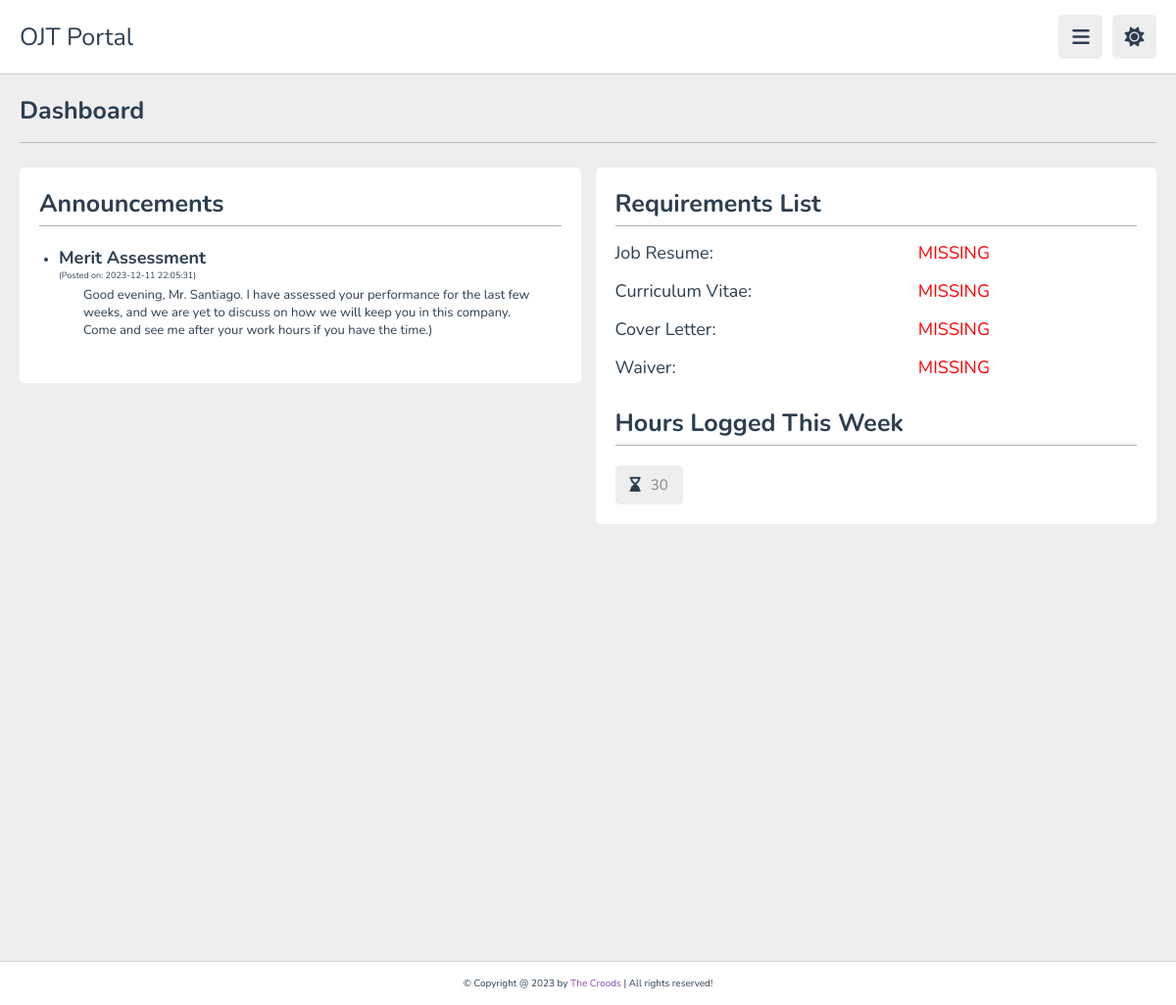
Page /student/index.php (signed in) on the earlier database version.
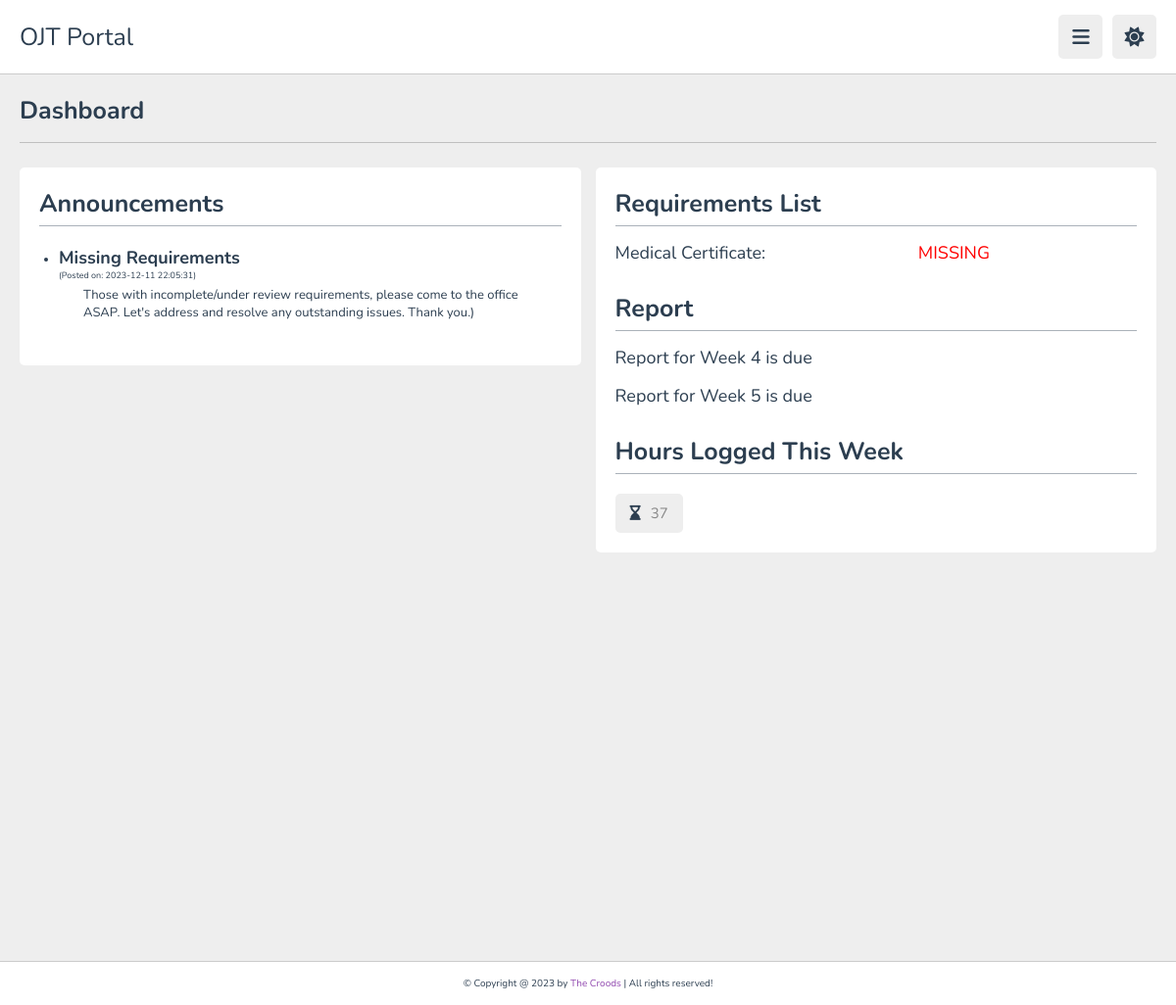
Same page on the later database version.
### tables this page shows
CREATE TABLE IF NOT EXISTS `announcements` (
  `announcementId` int NOT NULL AUTO_INCREMENT,
  `teacherId` int NOT NULL,
  `title` varchar(255) NOT NULL,
  `message` text NOT NULL,
  `datePosted` datetime NOT NULL DEFAULT CURRENT_TIMESTAMP,
  PRIMARY KEY (`announcementId`),
  KEY `announcements_advisorId` (`teacherId`)
);

CREATE TABLE IF NOT EXISTS `status` (
  `code` tinyint(1) NOT NULL,
  `status` varchar(15) NOT NULL,
  PRIMARY KEY (`code`)
);

CREATE TABLE IF NOT EXISTS `reports` (
  `reportId` int NOT NULL AUTO_INCREMENT,
  `studentId` int NOT NULL,
  `weekNum` int NOT NULL,
  `hoursWorked` int NOT NULL,
  `demerit` int DEFAULT NULL,
  `reportFile` varchar(255) NOT NULL,
  `submittedAt` timestamp NOT NULL DEFAULT CURRENT_TIMESTAMP,
  `comment` text NOT NULL,
  `status` tinyint(1) NOT NULL DEFAULT '0',
  PRIMARY KEY (`reportId`),
  KEY `userId_reports` (`studentId`),
  KEY `report_status` (`status`)
);

### student/index.php (the view, shortened to what this page needs)
<?php
   require("../database/database.php");
   $currentWeekNum = 1;
   $userId = $_SESSION['userID'];
    $hoursQuery = $db->prepare("SELECT hoursWorked FROM reports WHERE studentId =
    (SELECT studentId FROM student WHERE userId = ?) AND weekNum = ?");
    $hoursQuery->bind_param("ii", $userId, $currentWeekNum);
    $hoursQuery->execute();
    $hoursResult = $hoursQuery->get_result();
    if ($hoursResult->num_rows > 0) {
        $hoursRow = $hoursResult->fetch_assoc();
        $hoursWorked = $hoursRow['hoursWorked'];
    } else {
        $hoursWorked = "No data found";
    }
   $announcementsQuery = $db->prepare("SELECT a.title, a.message, a.datePosted
   FROM announcements AS a
   JOIN teacher AS tea ON a.teacherId = tea.teacherId
   JOIN internship AS i ON tea.teacherId = i.teacherId
   JOIN student AS s ON i.studentId = s.studentId
   WHERE s.userId = ?
   ORDER BY a.datePosted DESC
   ");
   $announcementsQuery->bind_param("i", $userId);
   $announcementsQuery->execute();
   $announcementsResult = $announcementsQuery->get_result();
   $jobResumeStatusQuery = $db->prepare("SELECT s.status
      FROM requirements AS r
      JOIN status AS s ON r.jobResume = s.code
      WHERE r.studentId = (SELECT studentId FROM student WHERE userId = ?)");
   $jobResumeStatusQuery->bind_param("i", $userId);
   $jobResumeStatusQuery->execute();
   $jobResumeStatusResult = $jobResumeStatusQuery->get_result();
   if ($jobResumeStatusResult->num_rows > 0) {
      $jobResumeStatusRow = $jobResumeStatusResult->fetch_assoc();
      $jobResumeStatus = $jobResumeStatusRow['status'];
   } else {
      $jobResumeStatus = "No data found";
   }
   $curriVitaeStatusQuery = $db->prepare("SELECT s.status
      FROM requirements AS r
      JOIN status AS s ON r.curriVitae = s.code
      WHERE r.studentId = (SELECT studentId FROM student WHERE userId = ?)");
   $curriVitaeStatusQuery->bind_param("i", $userId);
   $curriVitaeStatusQuery->execute();
   $curriVitaeStatusResult = $curriVitaeStatusQuery->get_result();
   if ($curriVitaeStatusResult->num_rows > 0) {
      $curriVitaeStatusRow = $curriVitaeStatusResult->fetch_assoc();
      $curriVitaeStatus = $curriVitaeStatusRow['status'];
   } else {
      $curriVitaeStatus = "No data found";
   }
   $coverLetterStatusQuery = $db->prepare("SELECT s.status
    FROM requirements AS r
    JOIN status AS s ON r.coverLetter = s.code
    WHERE r.studentId = (SELECT studentId FROM student WHERE userId = ?)");
   $coverLetterStatusQuery->bind_param("i", $userId);
   $coverLetterStatusQuery->execute();
   $coverLetterStatusResult = $coverLetterStatusQuery->get_result();
   if ($coverLetterStatusResult->num_rows > 0) {
      $coverLetterStatusRow = $coverLetterStatusResult->fetch_assoc();
      $coverLetterStatus = $coverLetterStatusRow['status'];
   } else {
      $coverLetterStatus = "No data found";
   }
   $moaStatusQuery = $db->prepare("SELECT s.status
   FROM requirements AS r
   JOIN status AS s ON r.moa = s.code
   WHERE r.studentId = (SELECT studentId FROM student WHERE userId = ?)");
   $moaStatusQuery->bind_param("i", $userId);
   $moaStatusQuery->execute();
   $moaStatusResult = $moaStatusQuery->get_result();
   if ($moaStatusResult->num_rows > 0) {
      $moaStatusRow = $moaStatusResult->fetch_assoc();
      $moaStatus = $moaStatusRow['status'];
   } else {
      $moaStatus = "No data found";
   }
   $medCertStatusQuery = $db->prepare("SELECT s.status
    FROM requirements AS r
    JOIN status AS s ON r.medCert = s.code
    WHERE r.studentId = (SELECT studentId FROM student WHERE userId = ?)");
   $medCertStatusQuery->bind_param("i", $userId);
   $medCertStatusQuery->execute();
   $medCertStatusResult = $medCertStatusQuery->get_result();
   if ($medCertStatusResult->num_rows > 0) {
      $medCertStatusRow = $medCertStatusResult->fetch_assoc();
      $medCertStatus = $medCertStatusRow['status'];
   } else {
      $medCertStatus = "No data found";
   }
   $waiverStatusQuery = $db->prepare("SELECT s.status
    FROM requirements AS r
    JOIN status AS s ON r.waiver = s.code
    WHERE r.studentId = (SELECT studentId FROM student WHERE userId = ?)");
   $waiverStatusQuery->bind_param("i", $userId);
   $waiverStatusQuery->execute();
   $waiverStatusResult = $waiverStatusQuery->get_result();
   if ($waiverStatusResult->num_rows > 0) {
      $waiverStatusRow = $waiverStatusResult->fetch_assoc();
      $waiverStatus = $waiverStatusRow['status'];
   } else {
      $waiverStatus = "No data found";
   }
   $allApprovedOrReviewing = true;
   $requirements = [
        'jobResume' => $jobResumeStatus,
        'curriVitae' => $curriVitaeStatus,
        'coverLetter' => $coverLetterStatus,
        'moa' => $moaStatus,
        'medCert' => $medCertStatus,
        'waiver' => $waiverStatus
    ];
    foreach ($requirements as $status) {
        if ($status !== 'APPROVED' && $status !== 'REVIEWING') {
            $allApprovedOrReviewing = false;
            break;
        }
    }
   $internshipQuery = $db->prepare("SELECT dateStarted FROM internship WHERE studentId = (SELECT studentId FROM student WHERE userId = ?)");
   $internshipQuery->bind_param("i", $userId);
   $internshipQuery->execute();
   $internshipResult = $internshipQuery->get_result();
   if ($internshipResult->num_rows > 0) {
       $internshipRow = $internshipResult->fetch_assoc();
      $currentDate = new DateTime();
      $dateStarted = new DateTime($internshipRow['dateStarted']);
      $interval = $dateStarted->diff($currentDate);
      $totalWeeksSinceStart = floor($interval->days / 7) + 1;
      $dueReports = [];
      for ($week = 1; $week <= $totalWeeksSinceStart; $week++) {
         $reportCheckQuery = $db->prepare("SELECT reportId FROM reports WHERE studentId = (SELECT studentId FROM student WHERE userId = ?) AND weekNum = ?");
         $reportCheckQuery->bind_param("ii", $userId, $week);
         $reportCheckQuery->execute();
         $reportCheckResult = $reportCheckQuery->get_result();
         if ($reportCheckResult->num_rows === 0) {
               $dueReports[] = $week;
         }
      }
   }
?>
<!DOCTYPE html>
<html lang="en">
<head>
   <link rel="stylesheet" href="https://cdnjs.cloudflare.com/ajax/libs/font-awesome/6.1.2/css/all.min.css">
   <link rel="stylesheet" href="../public/css/style.css">
</head>
<body>
<header class="header">
   <section class="flex">
      <a href="index.php" class="logo">OJT Portal</a>
      <div class="icons">
         <div id="menu-btn" class="fas fa-bars"></div>
         <div id="toggle-btn" class="fas fa-sun"></div>
      </div>
   </section>
</header>
<section class="home-grid">
   <h1 class="heading">Dashboard</h1>
   <div class="box-container">
      <div class="rectangle">
         <h3 class="title">Announcements</h3>
         <hr class="hrule">
         <?php
         if ($announcementsResult->num_rows > 0) {
            echo "<div class='box'><ul>";
            while($row = $announcementsResult->fetch_assoc()) {
               echo "<li><strong class='requirements'>" . htmlspecialchars($row['title']) . "</strong> <p>(Posted on: " . htmlspecialchars($row['datePosted']) . ")</p>" . " <p id='message'>" . htmlspecialchars($row['message']) . ")</p></li>";
            }
            echo "</ul></div>";
         } else {
            echo "<div class='box'><p class='requirements'>No announcements found.</p></div>";
         }
         ?>
      </div>
      <div class="box">
      <?php if (!$allApprovedOrReviewing): ?>
         <h3 class="title">Requirements List</h3>
         <hr class="hrule">
         <?php if ($requirements['jobResume'] !== 'APPROVED' && $requirements['jobResume'] !== 'REVIEWING'): ?>
            <p class="requirements">Job Resume: <span class="reqspan"> <?php echo $requirements['jobResume'] ?></span></p>
         <?php endif; ?>
         <?php if ($requirements['curriVitae'] !== 'APPROVED' && $requirements['curriVitae'] !== 'REVIEWING'): ?>
            <p class="requirements">Curriculum Vitae: <span class="reqspan"> <?php echo $requirements['curriVitae'] ?> </span></p>
         <?php endif; ?>
         <?php if ($requirements['coverLetter'] !== 'APPROVED' && $requirements['coverLetter'] !== 'REVIEWING'): ?>
            <p class="requirements">Cover Letter: <span class="reqspan"> <?php echo $requirements['coverLetter'] ?> </span></p>
         <?php endif; ?>
         <?php if ($requirements['medCert'] !== 'APPROVED' && $requirements['medCert'] !== 'REVIEWING'): ?>
            <p class="requirements">Medical Certificate: <span class="reqspan"> <?php echo $requirements['medCert'] ?> </span></p>
         <?php endif; ?>
         <?php if ($requirements['waiver'] !== 'APPROVED' && $requirements['waiver'] !== 'REVIEWING'): ?>
            <p class="requirements">Waiver: <span class="reqspan"> <?php echo $requirements['waiver'] ?> </span></p>
         <?php endif; ?>
      <?php endif; ?>
         <?php if (!empty($dueReports)): ?>
         <br>
         <br>
         <h3 class="title">Report</h3>
         <hr class="hrule">
            <?php foreach ($dueReports as $dueWeek): ?>
               <p class="requirements"><span>Report for Week <?php echo $dueWeek; ?> is due</span></p>
            <?php endforeach; ?>
         <?php endif; ?>
         <br>
         <br>
         <h3 class="title">Hours Logged This Week</h3>
         <hr class="hrule">
         <div class="flex">
         <a href="#"><i class="fa-solid fa-hourglass-end"></i><span><?php echo $hoursWorked; ?></span></a>
         </div>
      </div>
   </div>
</section>
<footer class="footer">
   &copy; Copyright @ 2023 by <span>The Croods</span> | All rights reserved!
</footer>
</body>
</html>

### public/css/style.css (style rules this page uses)
:root { --main-color:#8e44ad; --red:#e74c3c; --orange:#f39c12; --light-color:#888; --light-bg:#eee; --black:#2c3e50; --white:#fff; --border:.1rem solid rgba(0,0,0,.2); }
* { font-family: 'Nunito', sans-serif; margin:0; padding:0; box-sizing: border-box; outline: none; border:none; text-decoration: none; }
html { font-size: 62.5%; overflow-x: hidden; }
body { background-color: var(--light-bg); padding-left: 30rem; }
section { padding:2rem; margin: 0 auto; max-width: 1200px; }
.heading { font-size: 2.5rem; color:var(--black); margin-bottom: 2.5rem; border-bottom: var(--border); padding-bottom: 1.5rem; text-transform: capitalize; }
.header { position: sticky; top:0; left:0; right: 0; background-color: var(--white); z-index: 1000; border-bottom: var(--border); }
.header .flex { display: flex; align-items: center; justify-content: space-between; position: relative; padding: 1.5rem 2rem; }
.header .flex .logo { font-size: 2.5rem; color: var(--black); }
.header .flex .icons div { font-size: 2rem; color:var(--black); background-color: var(--light-bg); border-radius: .5rem; height: 4.5rem; width: 4.5rem; line-height: 4.5rem; cursor: pointer; text-align: center; margin-left: .7rem; }
.home-grid .box-container { display: grid; grid-template-columns: repeat(auto-fit, minmax(30rem, 1fr)); gap: 1.5rem; justify-content: center; align-items: flex-start; }
.home-grid .box-container .box { background-color: var(--white); border-radius: .5rem; padding:2rem; }
.home-grid .box-container .box .title { font-size: 2.5rem; color: var(--black); text-transform: capitalize; }
.home-grid .box-container .box .flex { display: flex; flex-wrap: wrap; gap: 1.5rem; margin-top: 2rem; }
.home-grid .box-container .rectangle { background-color: var(--white); border-radius: .5rem; padding: 2rem; width: 60rem; height: 46; max-width: 100%; }
.home-grid .box-container .rectangle .title { font-size: 2.5rem; color: var(--black); text-transform: capitalize; }
.home-grid .box-container .flex a { background-color: var(--light-bg); border-radius: .5rem; padding: 1rem 1.5rem; font-size: 1.5rem; }
.home-grid .box-container .flex a i { margin-right: 1rem; color:var(--black); }
.home-grid .box-container .flex a span { color:var(--light-color); }
.home-grid .box-container .requirements { color:var(--black); font-size: large; margin-top: 1.5rem; }
.home-grid .box-container .rectangle .box li { color:var(--black); font-size: small; }
.home-grid .box-container .rectangle .box p { color:var(--black); font-size: xx-small; margin-bottom: 5px; }
.hrule { background-color: var(--black); height: 1px; opacity: 40%; margin-top: 5px; }
#message { color:var(--black); font-size: small; margin-left: 25px; }
a { text-decoration: none; color: var(--orange); }
.reqspan { float: right; width: 100px; text-align: right; margin-right: 150px; color: red; }
.footer { background-color: var(--white); border-top: var(--border); position: fixed; bottom: 0; left: 0; right: 0; text-align: center; font-size: 1rem; padding:1.5rem 1rem; color:var(--black); margin-top: 1rem; z-index: 1000; }
.footer span { color:var(--main-color); }
section.home-grid { min-height: 900px; height: 950px; }
@media (max-width:1200px) { body { padding-left: 0; } }

Differences in the rows shown:
no longer on this page (row unchanged): status: status "MISSING"
changed announcements: title "Merit Assessment" → "Missing Requirements"; message "Good evening, Mr. Santiago. I have assessed your performance for the last few weeks, and we are yet to discuss on how we will keep you in this company. Come and see me after your work hours if you have the time." → "Those with incomplete/under review requirements, please come to the office ASAP. Let's address and resolve any outstanding issues. Thank you."
changed reports: hoursWorked "30" → "37"
Other differences:
$requirements['medCert']: (not shown) → "MISSING"
text no longer shown: "Job Resume: Curriculum Vitae: Cover Letter: Waiver:"
text now shown: "Medical Certificate: Report"
new list line: "Report for Week 4 is due"
new list line: "Report for Week 5 is due"
